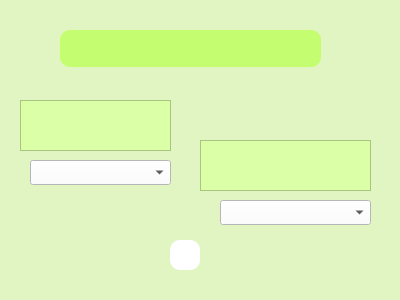
<?xml version="1.0" encoding="UTF-8"?>
<ui version="4.0">
 <class>FormClima</class>
 <widget class="QWidget" name="FormClima">
  <property name="geometry">
   <rect>
    <x>0</x>
    <y>0</y>
    <width>400</width>
    <height>300</height>
   </rect>
  </property>
  <property name="windowTitle">
   <string>Form</string>
  </property>
  <property name="styleSheet">
   <string notr="true">background-color: #E1F5C3;</string>
  </property>
  <widget class="QTextBrowser" name="pregunta2">
   <property name="geometry">
    <rect>
     <x>200</x>
     <y>140</y>
     <width>171</width>
     <height>51</height>
    </rect>
   </property>
   <property name="styleSheet">
    <string notr="true">background-color: #DBFFA6;
</string>
   </property>
   <property name="html">
    <string>&lt;!DOCTYPE HTML PUBLIC &quot;-//W3C//DTD HTML 4.0//EN&quot; &quot;http://www.w3.org/TR/REC-html40/strict.dtd&quot;&gt;
&lt;html&gt;&lt;head&gt;&lt;meta name=&quot;qrichtext&quot; content=&quot;1&quot; /&gt;&lt;style type=&quot;text/css&quot;&gt;
p, li { white-space: pre-wrap; }
&lt;/style&gt;&lt;/head&gt;&lt;body style=&quot; font-family:'MS Shell Dlg 2'; font-size:8.25pt; font-weight:400; font-style:normal;&quot;&gt;
&lt;p style=&quot;-qt-paragraph-type:empty; margin-top:0px; margin-bottom:0px; margin-left:0px; margin-right:0px; -qt-block-indent:0; text-indent:0px;&quot;&gt;&lt;br /&gt;&lt;/p&gt;&lt;/body&gt;&lt;/html&gt;</string>
   </property>
  </widget>
  <widget class="QTextBrowser" name="pregunta1">
   <property name="geometry">
    <rect>
     <x>20</x>
     <y>100</y>
     <width>151</width>
     <height>51</height>
    </rect>
   </property>
   <property name="styleSheet">
    <string notr="true">background-color: #DBFFA6;
</string>
   </property>
   <property name="html">
    <string>&lt;!DOCTYPE HTML PUBLIC &quot;-//W3C//DTD HTML 4.0//EN&quot; &quot;http://www.w3.org/TR/REC-html40/strict.dtd&quot;&gt;
&lt;html&gt;&lt;head&gt;&lt;meta name=&quot;qrichtext&quot; content=&quot;1&quot; /&gt;&lt;style type=&quot;text/css&quot;&gt;
p, li { white-space: pre-wrap; }
&lt;/style&gt;&lt;/head&gt;&lt;body style=&quot; font-family:'MS Shell Dlg 2'; font-size:8.25pt; font-weight:400; font-style:normal;&quot;&gt;
&lt;p style=&quot;-qt-paragraph-type:empty; margin-top:0px; margin-bottom:0px; margin-left:0px; margin-right:0px; -qt-block-indent:0; text-indent:0px;&quot;&gt;&lt;br /&gt;&lt;/p&gt;&lt;/body&gt;&lt;/html&gt;</string>
   </property>
  </widget>
  <widget class="QComboBox" name="respuestas1">
   <property name="geometry">
    <rect>
     <x>30</x>
     <y>160</y>
     <width>141</width>
     <height>25</height>
    </rect>
   </property>
   <property name="styleSheet">
    <string notr="true">background-color: white;</string>
   </property>
  </widget>
  <widget class="QLabel" name="tituloClima">
   <property name="geometry">
    <rect>
     <x>60</x>
     <y>30</y>
     <width>261</width>
     <height>37</height>
    </rect>
   </property>
   <property name="styleSheet">
    <string notr="true">background-color: #C4FD6F;
border-radius: 10;</string>
   </property>
   <property name="text">
    <string/>
   </property>
   <property name="alignment">
    <set>Qt::AlignCenter</set>
   </property>
  </widget>
  <widget class="QPushButton" name="aceptar">
   <property name="geometry">
    <rect>
     <x>170</x>
     <y>240</y>
     <width>30</width>
     <height>30</height>
    </rect>
   </property>
   <property name="cursor">
    <cursorShape>PointingHandCursor</cursorShape>
   </property>
   <property name="styleSheet">
    <string notr="true">background-color: white;
border-radius: 10;</string>
   </property>
   <property name="text">
    <string/>
   </property>
   <property name="icon">
    <iconset>
     <normaloff>source/check.png</normaloff>source/check.png</iconset>
   </property>
  </widget>
  <widget class="QComboBox" name="respuestas2">
   <property name="geometry">
    <rect>
     <x>220</x>
     <y>200</y>
     <width>151</width>
     <height>25</height>
    </rect>
   </property>
   <property name="styleSheet">
    <string notr="true">background-color: white;</string>
   </property>
  </widget>
 </widget>
 <resources/>
 <connections/>
</ui>
